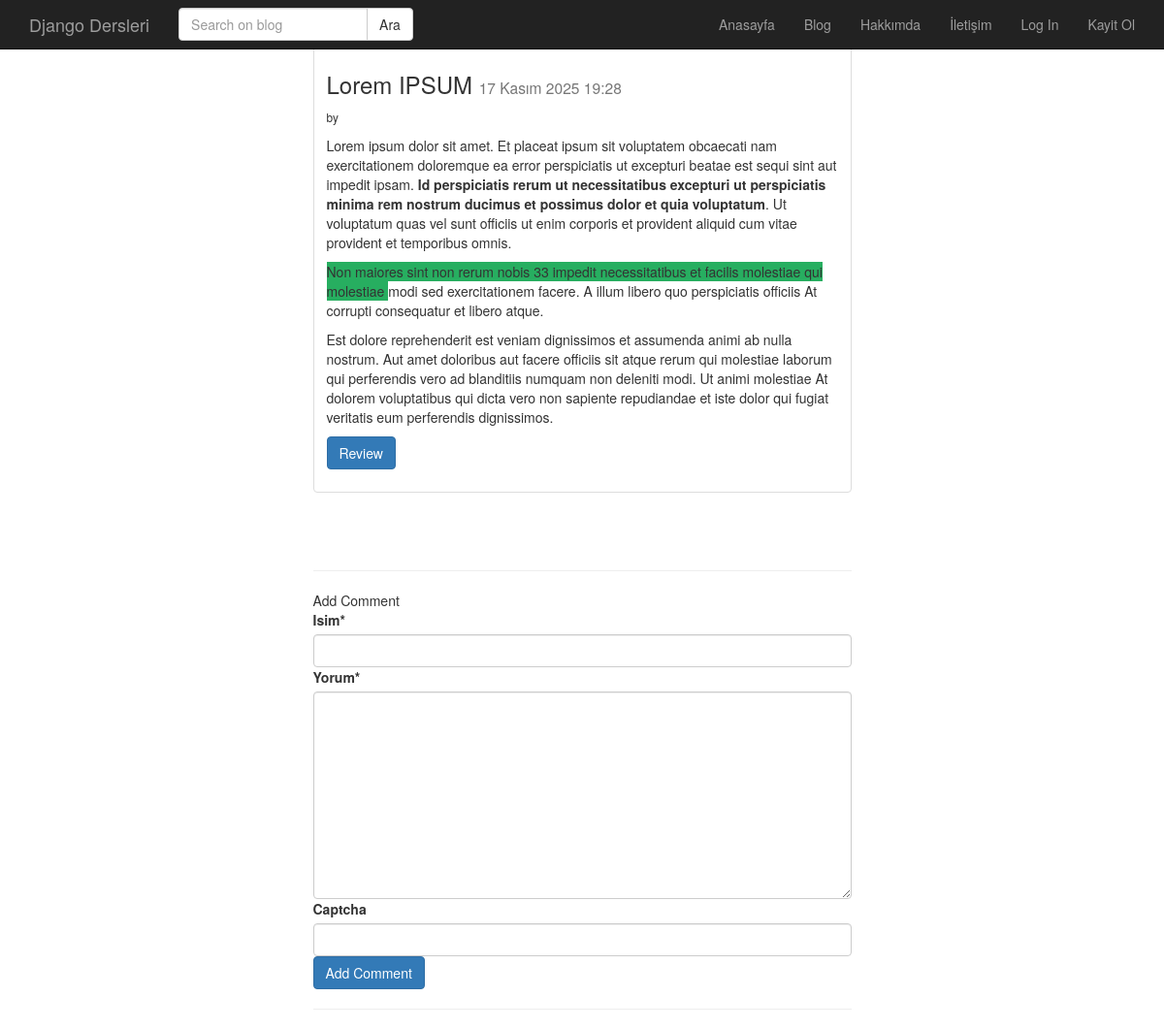
The app's page /post/lorem-ipsum/, older data.
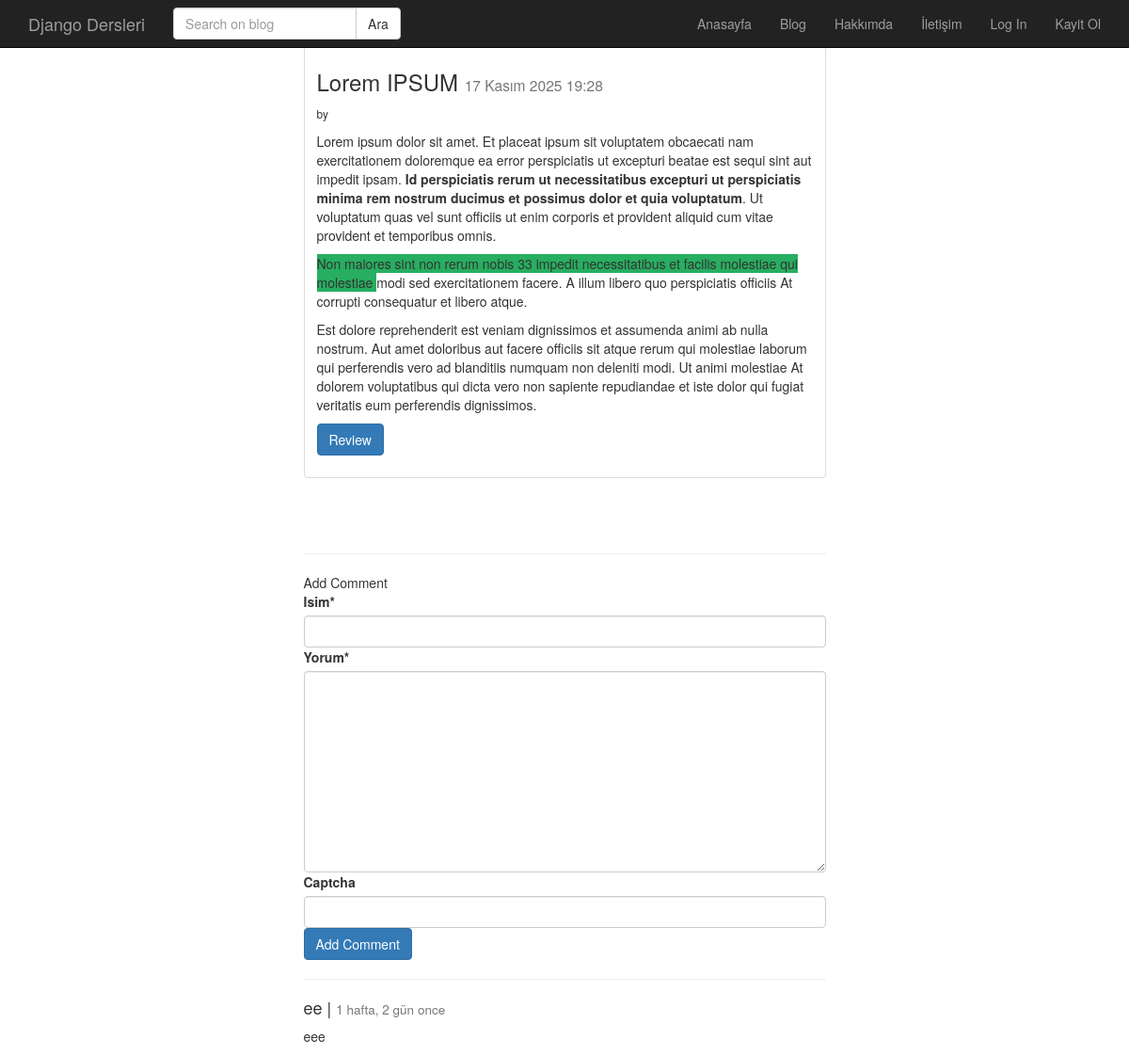
The same page, newer data.
### post/models.py (models this page shows, shortened)
class Post(models.Model):
    user = models.ForeignKey('auth.User', verbose_name='Author', on_delete=models.CASCADE, related_name='posts')
    baslik = models.CharField(max_length=120, verbose_name='Title')
    metin = RichTextField(verbose_name='Content')
    yayimlanma_tarihi = models.DateTimeField(verbose_name='Published Date', auto_now_add=True)
    image = models.ImageField(null=True, blank=True)
    slug = models.SlugField(unique=True, null=True, blank=True, editable=False, max_length=130)
    def get_absolute_url(self):
        return reverse('post:detail', kwargs={"slug" : self.slug})
    class Meta:
        ordering = ['-yayimlanma_tarihi', 'id']

class Comment(models.Model):
    post = models.ForeignKey('post.Post', related_name='comments', on_delete=models.CASCADE)
    name = models.CharField(max_length=200, verbose_name='Isim')
    content = models.TextField(verbose_name='Yorum')
    created_date = models.DateTimeField(auto_now_add=True)

### post/views.py (the view)
# urls.py: path('<str:slug>/', post_detail, name='detail'),
def post_detail(request, slug):
    post = get_object_or_404(Post, slug=slug)
    form = CommentForm(request.POST or None)
    if form.is_valid():
        comment = form.save(commit=False)
        comment.post = post
        comment.save()
        return HttpResponseRedirect(post.get_absolute_url())
    context = {
        'post' : post,
        'form' : form,
    }
    return render(request, 'post/detail.html', context)

### post/forms.py
class CommentForm(forms.ModelForm):
    captcha = ReCaptchaField()
    class Meta:
        model = Comment
        fields = [
            'name',
            'content',
        ]

### templates/post/detail.html (shortened to what this page needs)
{% extends 'base.html' %}
{% block body %}
        <div class="container">
        <div class="row" >
            <div class="col-md-6 col-md-offset-3" >
                <div class="thumbnail">
                    <div class="caption">
                        <h3>{{post.baslik}} <small>{{post.yayimlanma_tarihi}}</small></h3>
                        <small> by {{post.user.get_full_name}}</small>
                        <p>{{post.metin | safe | linebreaks}}</p>
                        <p><a href="{{ post.get_absolute_url }}" class="btn btn-primary">Review</a></p>
                    </div>
                </div>
                <br><br><hr
                <h3>Add Comment</h3>
                {% include 'post/comment.html' %}
                <hr>
                {% for comment in post.comments.all %}
                    <h4>{{ comment.name }} | <small>{{ comment.created_date|timesince }} once</small> </h4>
                    <p>{{ comment.content | linebreaks}} </p>
                {% endfor %}
            </div>
            </div>
        </div>
{% endblock %}

### templates/base.html (shortened to what this page needs)
{% load static %}
<!DOCTYPE html>
<html lang="en",
<head>
    <link rel="stylesheet" href="https://maxcdn.bootstrapcdn.com/bootstrap/3.4.1/css/bootstrap.min.css">
<link rel="stylesheet" href="{% static 'css/style.css'%}">
</head>
<body>
    {% include 'header.html' %}
    {% block body %}
    {% endblock %}
</body>
</html>

### templates/header.html (shortened to what this page needs)
<nav class="navbar navbar-inverse navbar-fixed-top" role="banner">
    <div class="container">
        <div class="navbar-header">
            <a href="{% url 'home' %}" class="navbar-brand">Django Dersleri</a>
        </div>
        <nav class="collapse navbar-collapse" role="navigation">
            <form class="navbar-form navbar-left" role="search" method="GET" action="">
                <div class="input-group">
                    <input class="form-control" type="text" name="q" placeholder="Search on blog" value="{{request.GET.q}}" >
                    <span class="input-group-btn">
                        <input class="btn btn-default" type="submit" value="Ara">
                    </span>
                </div>
            </form>
            <ul class="nav navbar-nav navbar-right">
                <li><a href="{% url 'home' %}">Anasayfa</a></li>
                <li><a href="{% url 'post:index' %}">Blog</a></li>
                <li><a href="{% url 'website:about' %}">Hakkımda</a></li>
                <li><a href="{% url 'website:contact' %}">İletişim</a></li>
                {% if request.user.is_authenticated%}
                <li><a href="{% url 'post:create' %}">Yazi Ekle</a></li>
                <li><a href="{% url 'accounts:logout' %}">Log Out</a></li>
                {% else%}
                <li><a href="{% url 'accounts:login' %}">Log In</a></li>
                <li><a href="{% url 'accounts:register' %}">Kayit Ol</a></li>
                {% endif %}
            </ul>
        </nav>
    </div>
</nav>

### templates/post/comment.html (shortened to what this page needs)
{% load crispy_forms_tags %}
<form method="post">
    {{form|crispy}}
    <input type="submit" class="btn btn-primary" value="Add Comment">
</form>

### static/css/style.css (style rules this page uses)
body { padding-top: 40px; }

Row changes from the older to the newer data that the page shows:
added Comment: name "ee", created_date "1 hafta, 2 gün", content "eee"
